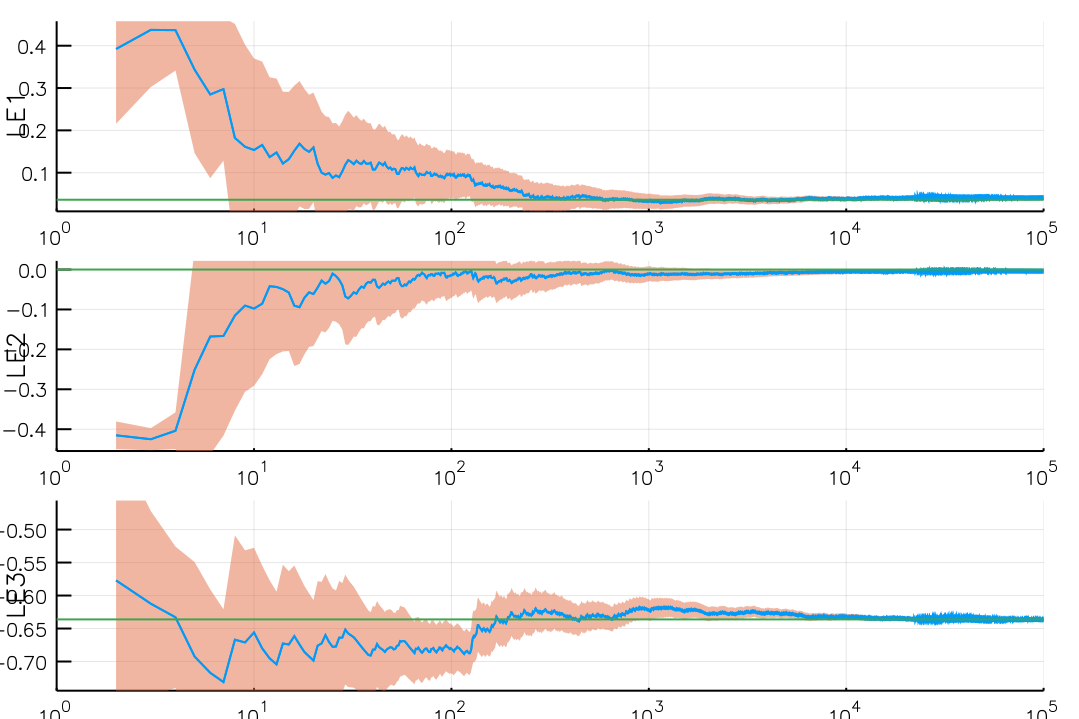

Julia code for this plot:
using LyapunovExponents
using Plots
demo = solve!(LyapunovExponents.linz_sprott_99(); progress=1)
plot(demo)
